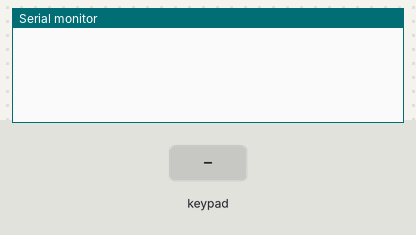
The sketch below on a simulated Arduino Uno, built with avr-gcc and run on an emulated ATmega328P. Parts: the last lines printed to the serial monitor. Inputs (shaded band) come from the test bench.

Above: at 1.2 s.
1.3 s: key '1' pressed
At 1.7 s:
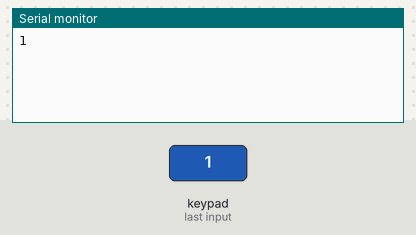
2.8 s: keypad keys 1 0 9 8 7 # pressed 0.4 s apart
At 5.2 s:
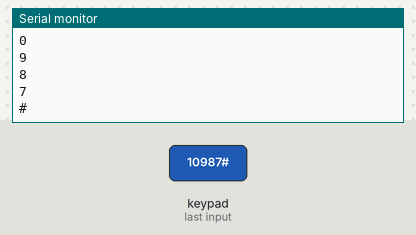
6.7 s: key 'A' pressed
At 7.9 s:
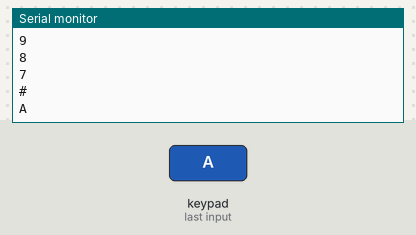
8.2 s: keypad keys 1 0 9 8 7 * pressed 0.4 s apart
At 10.7 s:
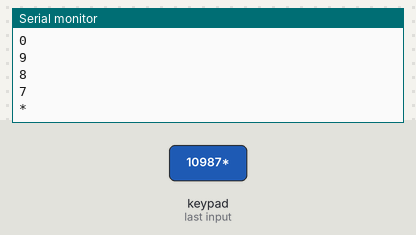
12.1 s: key 'B' pressed
At 13.3 s:
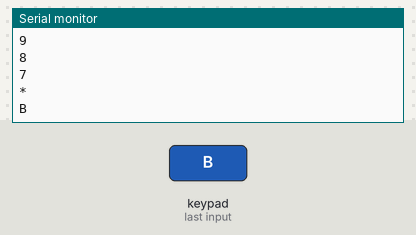
13.6 s: keypad keys 1 0 9 8 7 D pressed 0.4 s apart
At 17.0 s:
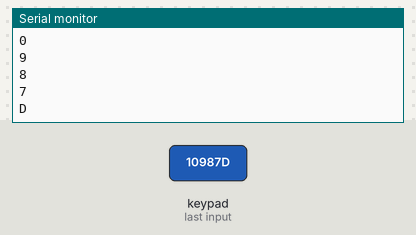
Timing chart, 0 to 18.5 s (numbered marks = the images above; inputs shaded):
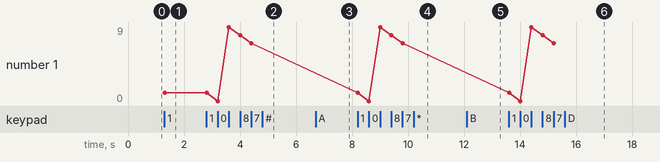

The sketch:

keypad_4x4.ino
```cpp
 #include <Keypad.h>

 const byte ROWS = 4;
const byte COLS = 4;
 char keys[ROWS][COLS] = {
  { '1', '2', '3', 'A' },
  { '4', '5', '6', 'B' },
  { '7', '8', '9', 'C' },
  { '*', '0', '#', 'D' }
};
byte rowPins[ROWS] = { 10, 9, 8, 7 };
byte colPins[COLS] = { 6, 5, 4, 3 };
Keypad keypad = Keypad(makeKeymap(keys), rowPins, colPins, ROWS, COLS);
 void setup() {
  // put your setup code here, to run once:
  Serial.begin(115200);
}

void loop() {
  // put your main code here, to run repeatedly:
  char x = keypad.getKey();
  if (x != NO_KEY) {
    Serial.println(String(x));
  }
}
```

Measured:
- after the input at 1.3 s, the serial monitor: prints a new line at once (image 1)
- after the input at 2.8 s, the serial monitor: prints a new line after 0.40 s (image 2)
- after the input at 6.7 s, the serial monitor: prints a new line at once (image 3)
- after the input at 8.2 s, the serial monitor: prints a new line at once (image 4)
- after the input at 12.1 s, the serial monitor: prints a new line at once (image 5)
- after the input at 13.6 s, the serial monitor: prints a new line at once (image 6)
- plotted number 1: 1 → 7 after the input at 2.8 s
